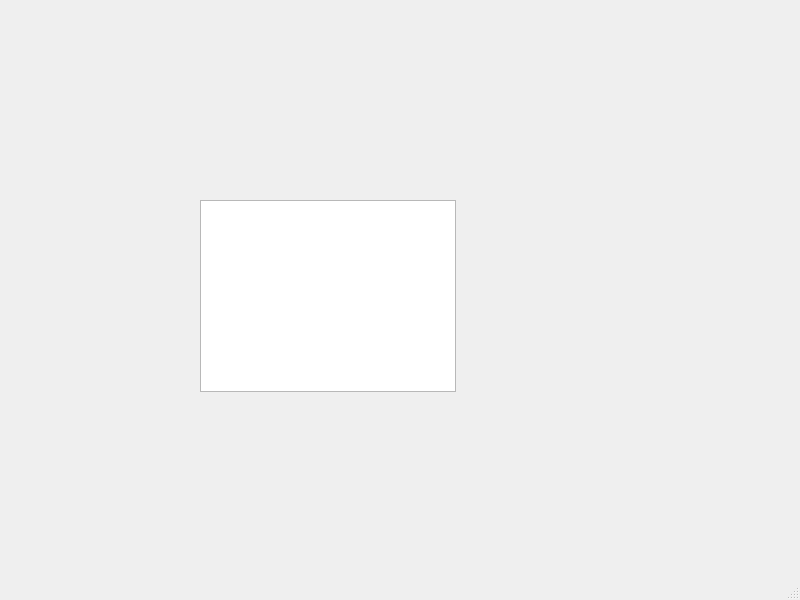
<?xml version="1.0" encoding="UTF-8"?>
<ui version="4.0">
 <class>MainWindow</class>
 <widget class="QMainWindow" name="MainWindow">
  <property name="geometry">
   <rect>
    <x>0</x>
    <y>0</y>
    <width>800</width>
    <height>600</height>
   </rect>
  </property>
  <property name="windowTitle">
   <string>MainWindow</string>
  </property>
  <widget class="QWidget" name="centralwidget">
   <widget class="QTreeView" name="treeView">
    <property name="geometry">
     <rect>
      <x>200</x>
      <y>200</y>
      <width>256</width>
      <height>192</height>
     </rect>
    </property>
   </widget>
  </widget>
  <widget class="QMenuBar" name="menubar">
   <property name="geometry">
    <rect>
     <x>0</x>
     <y>0</y>
     <width>800</width>
     <height>20</height>
    </rect>
   </property>
  </widget>
  <widget class="QStatusBar" name="statusbar"/>
 </widget>
 <resources/>
 <connections/>
</ui>
